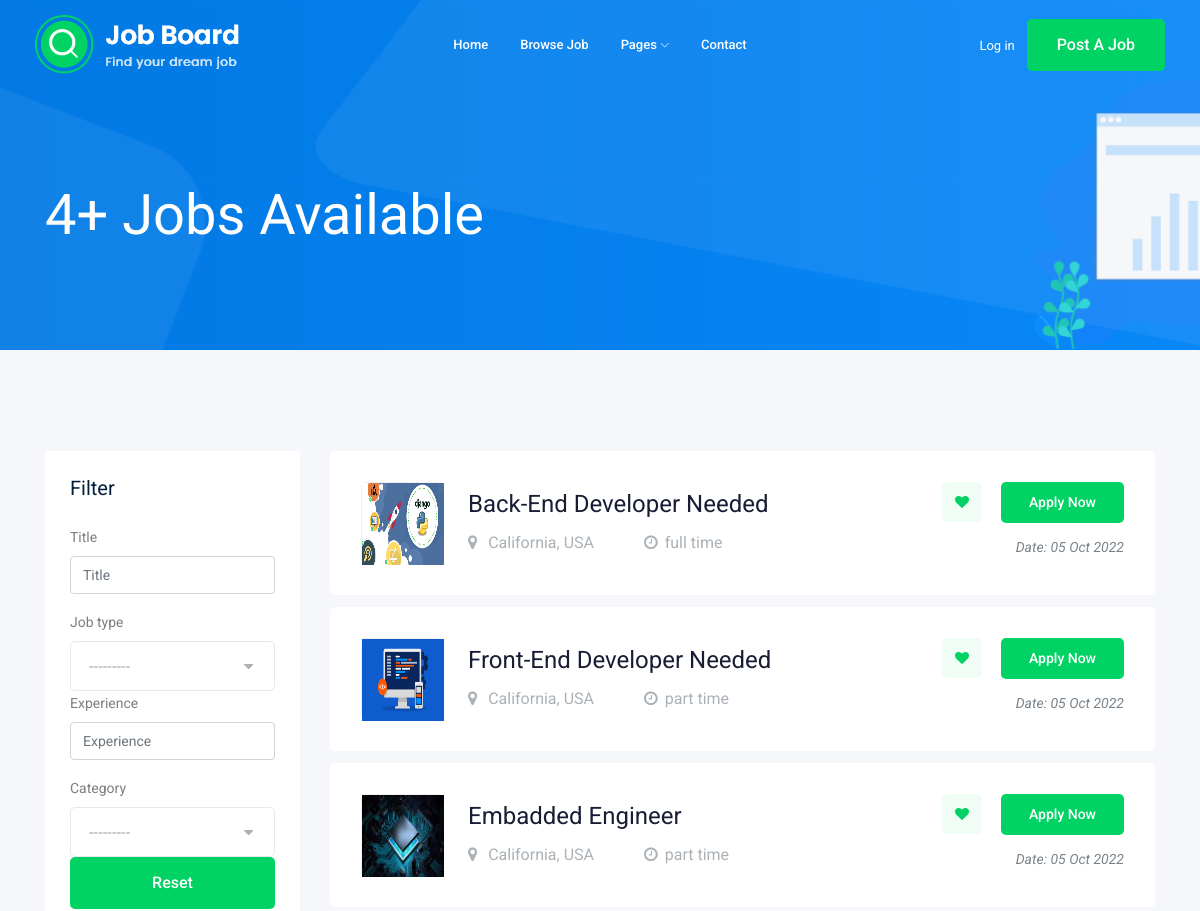
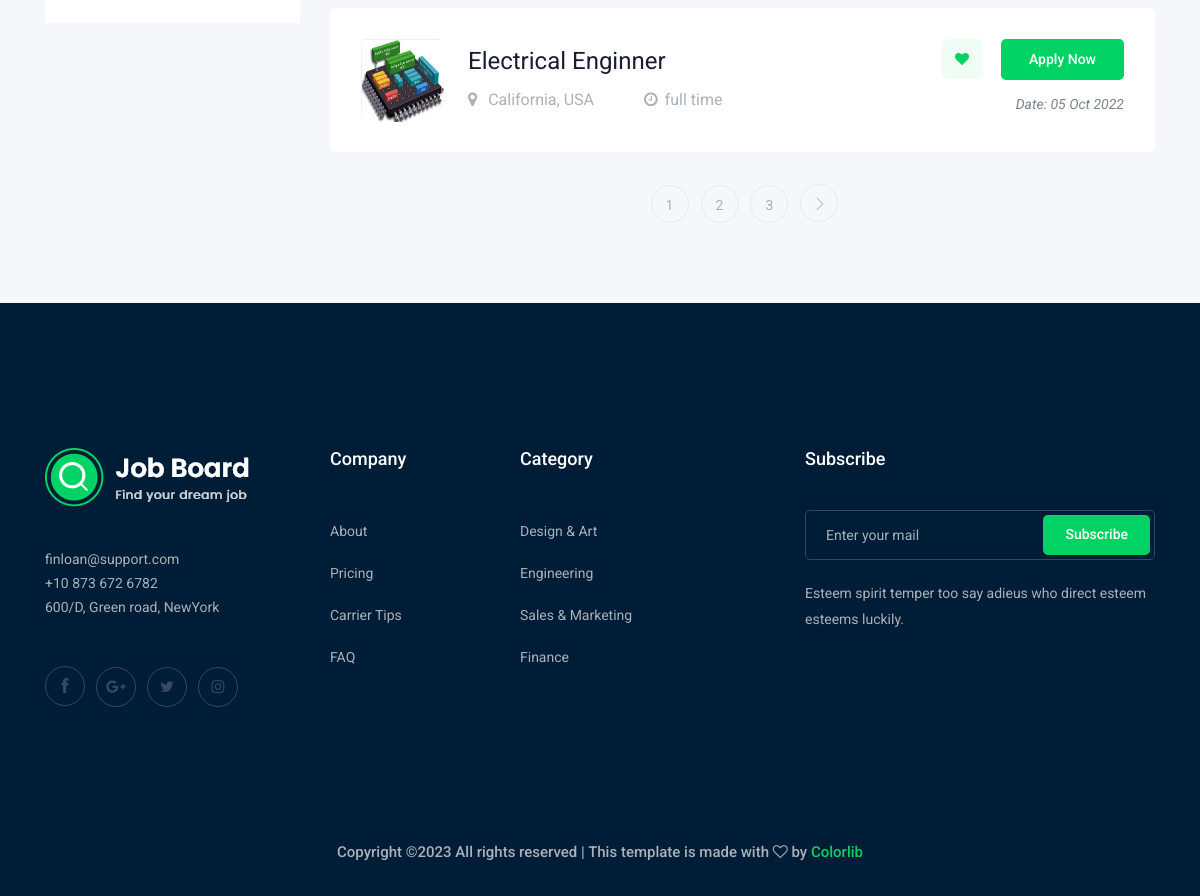
The page /job/ on the database its author committed (2 pictures, top to bottom).
### job/models.py (models this page shows, shortened)
class Job(models.Model):
    JOBTYPE = (
        ('full time', 'full time'),
        ('part time', 'part time'),
    )
    def image_upload(instance, filename):
        imagename , extension = filename.split(".")
        return "jobs/%s.%s"%(instance.id, extension)
    owner = models.ForeignKey(User, related_name='job_owner', on_delete=models.CASCADE)
    title = models.CharField(max_length=100) # column
    job_type = models.CharField(max_length=20, choices=JOBTYPE)
    description = models.TextField(max_length=1000)
    published_at = models.DateTimeField(auto_now=True)
    vacancy = models.IntegerField(default=1)
    salary = models.IntegerField(default=0)
    experience = models.IntegerField(default=1)
    category = models.ForeignKey('Category', on_delete=models.CASCADE)
    image = models.ImageField(upload_to=image_upload)
    slug = models.SlugField(blank=True, null=True)
    def __str__(self):
        return str(self.title)

### job/views.py (the view)
# urls.py: path('', views.job_list, name="job_list"),
def job_list(request):
    jobs = Job.objects.all()
    myfilter = JobFilter(request.GET, queryset=jobs)
    jobs = myfilter.qs
    paginator = Paginator(jobs, 4)
    page_number = request.GET.get('page')
    page_obj = paginator.get_page(page_number)
    context = {'jobs': page_obj, 'myfilter': myfilter}
    return render(request, 'job/job_list.html', context)

### job/models.py (called while the page is built)
    def __str__(self):
        return str(self.name)

### job/templates/job/job_list.html (shortened to what this page needs)
{% extends 'base.html' %}
{% load bootstrap5 %}
{% block content %}
<div class="bradcam_area bradcam_bg_1">
  <div class="container">
      <div class="row">
          <div class="col-xl-12">
              <div class="bradcam_text">
                  <h3>{{jobs|length}}+ Jobs Available</h3>
              </div>
          </div>
      </div>
  </div>
</div>
<div class="job_listing_area plus_padding">
  <div class="container">
    <div class="row">
      <div class="col-lg-3">
        <div class="job_filter white-bg">
          <div class="form_inner white-bg">
            <h3>Filter</h3>
            <form method='GET'>
              {% bootstrap_form myfilter.form %}
              <button class="boxed-btn3 w-100" type="submit">Reset</button>
            </form>
          </div>
        </div>
      </div>
      <div class="col-lg-9">
        <div class="job_lists m-0">
          <div class="row">
            {% for job in jobs %}
            <div class="col-lg-12 col-md-12">
              <div class="single_jobs white-bg d-flex justify-content-between">
                <div class="jobs_left d-flex align-items-center">
                  <div class="thumb" style="padding:0;">
                    <img src="{{job.image.url}}" alt="" width="82" height="82" />
                  </div>
                  <div class="jobs_conetent">
                    <a href="{% url 'jobs:job_detail' job.slug %}"><h4>{{job}}</h4></a>
                    <div class="links_locat d-flex align-items-center">
                      <div class="location">
                        <p><i class="fa fa-map-marker"></i> California, USA</p>
                      </div>
                      <div class="location">
                        <p><i class="fa fa-clock-o"></i>{{job.job_type}}</p>
                      </div>
                    </div>
                  </div>
                </div>
                <div class="jobs_right">
                  <div class="apply_now">
                    <a class="heart_mark" href="#">
                      <i class="fa fa-heart"></i>
                    </a>
                    <a href="{% url 'jobs:job_detail' job.slug %}" class="boxed-btn3">Apply Now</a>
                  </div>
                  <div class="date">
                    <p>Date: {{job.published_at|date:"d M Y"}}</p>
                  </div>
                </div>
              </div>
            </div>
            {% endfor %}
          </div>
          {% if jobs.has_other_pages %}
          <div class="row">
            <div class="col-lg-12">
              <div class="pagination_wrap">
                <ul>
                  <li>
                    {% for i in jobs.paginator.page_range %}
                    <a href="?page={{i}}"><span>{{i}}</span></a>
                    {% endfor %}
                  </li>
                  <li>
                    {% if jobs.has_next %}
                    <a href="?page={{ jobs.next_page_number }}"> <i class="ti-angle-right"></i> </a>
                    {% endif %}
                  </li>
                </ul>
              </div>
            </div>
          </div>
          {% endif %}
        </div>
      </div>
    </div>
  </div>
</div>
{% endblock content %}

### templates/base.html (shortened to what this page needs)
<!doctype html>
{% load static %}
<html class="no-js" lang="zxx">
<head>
    <link rel="stylesheet" href="{% static 'css/bootstrap.min.css' %}">
    <link rel="stylesheet" href="{% static 'css/owl.carousel.min.css' %}">
    <link rel="stylesheet" href="{% static 'css/magnific-popup.css' %}">
    <link rel="stylesheet" href="{% static 'css/font-awesome.min.css' %}">
    <link rel="stylesheet" href="{% static 'css/themify-icons.css' %}">
    <link rel="stylesheet" href="{% static 'css/nice-select.css' %}">
    <link rel="stylesheet" href="{% static 'css/flaticon.css' %}">
    <link rel="stylesheet" href="{% static 'css/jquery-ui.css' %}">
    <link rel="stylesheet" href="{% static 'css/gijgo.css' %}">
    <link rel="stylesheet" href="{% static 'css/animate.min.css' %}">
    <link rel="stylesheet" href="{% static 'css/slicknav.css' %}">
    <link rel="stylesheet" href="{% static 'css/style.css' %}">
</head>
<body>
    <header>
        <div class="header-area ">
            <div id="sticky-header" class="main-header-area">
                <div class="container-fluid ">
                    <div class="header_bottom_border">
                        <div class="row align-items-center">
                            <div class="col-xl-3 col-lg-2">
                                <div class="logo">
                                    <a href="{% url 'jobs:job_list' %}">
                                        <img src="{% static 'img/logo.png' %}" alt="">
                                    </a>
                                </div>
                            </div>
                            <div class="col-xl-6 col-lg-7">
                                <div class="main-menu  d-none d-lg-block">
                                    <nav>
                                        <ul id="navigation">
                                            <li><a href="{% url 'jobs:job_list' %}">home</a></li>
                                            <li><a href="{% url 'jobs:job_list' %}">Browse Job</a></li>
                                            <li><a href="#">pages <i class="ti-angle-down"></i></a>
                                            </li>
                                            <li><a href="{% url 'contact:contact' %}">Contact</a></li>
                                        </ul>
                                    </nav>
                                </div>
                            </div>
                            <div class="col-xl-3 col-lg-3 d-none d-lg-block">
                                <div class="Appointment">
                                    {% if request.user.is_authenticated %}
                                    <div class="phone_num d-none d-xl-block">
                                        <a href="{% url 'accounts:profile' %}">Profile</a>
                                    </div>
                                    {% else %}
                                    <div class="phone_num d-none d-xl-block">
                                        <a href="{% url 'login' %}">Log in</a>
                                    </div>
                                    {% endif %}
                                    <div class="d-none d-lg-block">
                                        <a class="boxed-btn3" href="{% url 'jobs:add_job' %}">Post a Job</a>
                                    </div>
                                </div>
                            </div>
                            <div class="col-12">
                            </div>
                        </div>
                    </div>
                </div>
            </div>
        </div>
    </header>
    {% block content %}
    {% endblock content %}
    <footer class="footer">
        <div class="footer_top">
            <div class="container">
                <div class="row">
                    <div class="col-xl-3 col-md-6 col-lg-3">
                        <div class="footer_widget wow fadeInUp" data-wow-duration="1s" data-wow-delay=".3s">
                            <div class="footer_logo">
                                <a href="#">
                                    <img src="img/logo.png" alt="">
                                </a>
                            </div>
                            <p>
                                finloan@support.com <br>
                                +10 873 672 6782 <br>
                                600/D, Green road, NewYork
                            </p>
                            <div class="socail_links">
                                <ul>
                                    <li>
                                        <a href="#">
                                            <i class="ti-facebook"></i>
                                        </a>
                                    </li>
                                    <li>
                                        <a href="#">
                                            <i class="fa fa-google-plus"></i>
                                        </a>
                                    </li>
                                    <li>
                                        <a href="#">
                                            <i class="fa fa-twitter"></i>
                                        </a>
                                    </li>
                                    <li>
                                        <a href="#">
                                            <i class="fa fa-instagram"></i>
                                        </a>
                                    </li>
                                </ul>
                            </div>
                        </div>
                    </div>
                    <div class="col-xl-2 col-md-6 col-lg-2">
                        <div class="footer_widget wow fadeInUp" data-wow-duration="1.1s" data-wow-delay=".4s">
                            <h3 class="footer_title">
                                Company
                            </h3>
                            <ul>
                                <li><a href="#">About </a></li>
                                <li><a href="#"> Pricing</a></li>
                                <li><a href="#">Carrier Tips</a></li>
                                <li><a href="#">FAQ</a></li>
                            </ul>
                        </div>
                    </div>
                    <div class="col-xl-3 col-md-6 col-lg-3">
                        <div class="footer_widget wow fadeInUp" data-wow-duration="1.2s" data-wow-delay=".5s">
                            <h3 class="footer_title">
                                Category
                            </h3>
                            <ul>
                                <li><a href="#">Design & Art</a></li>
                                <li><a href="#">Engineering</a></li>
                                <li><a href="#">Sales & Marketing</a></li>
                                <li><a href="#">Finance</a></li>
                            </ul>
                        </div>
                    </div>
                    <div class="col-xl-4 col-md-6 col-lg-4">
                        <div class="footer_widget wow fadeInUp" data-wow-duration="1.3s" data-wow-delay=".6s">
                            <h3 class="footer_title">
                                Subscribe
                            </h3>
                            <form action="#" class="newsletter_form">
                                <input type="text" placeholder="Enter your mail">
                                <button type="submit">Subscribe</button>
                            </form>
                            <p class="newsletter_text">Esteem spirit temper too say adieus who direct esteem esteems
                                luckily.</p>
                        </div>
                    </div>
                </div>
            </div>
        </div>
        <div class="copy-right_text wow fadeInUp" data-wow-duration="1.4s" data-wow-delay=".3s">
            <div class="container">
                <div class="row">
                    <div class="col-xl-12">
                        <p class="copy_right text-center">
Copyright &copy;<script>document.write(new Date().getFullYear());</script> All rights reserved | This template is made with <i class="fa fa-heart-o" aria-hidden="true"></i> by <a href="https://colorlib.com" target="_blank">Colorlib</a>
                        </p>
                    </div>
                </div>
            </div>
        </div>
    </footer>
</body>
</html>

### rows shown on the page
Job: image (picture), title "Back-End Developer Needed", job_type "full time", published_at "05 Oct 2022"
Job: image (picture), title "Front-End Developer Needed", job_type "part time", published_at "05 Oct 2022"
Job: image (placeholder picture), title "Embadded Engineer", job_type "part time", published_at "05 Oct 2022"
Job: image (picture), title "Electrical Enginner", job_type "full time", published_at "05 Oct 2022"

### other values the page prints
{{ jobs|length }} "4"
{{ i }} "1" "2" "3"
